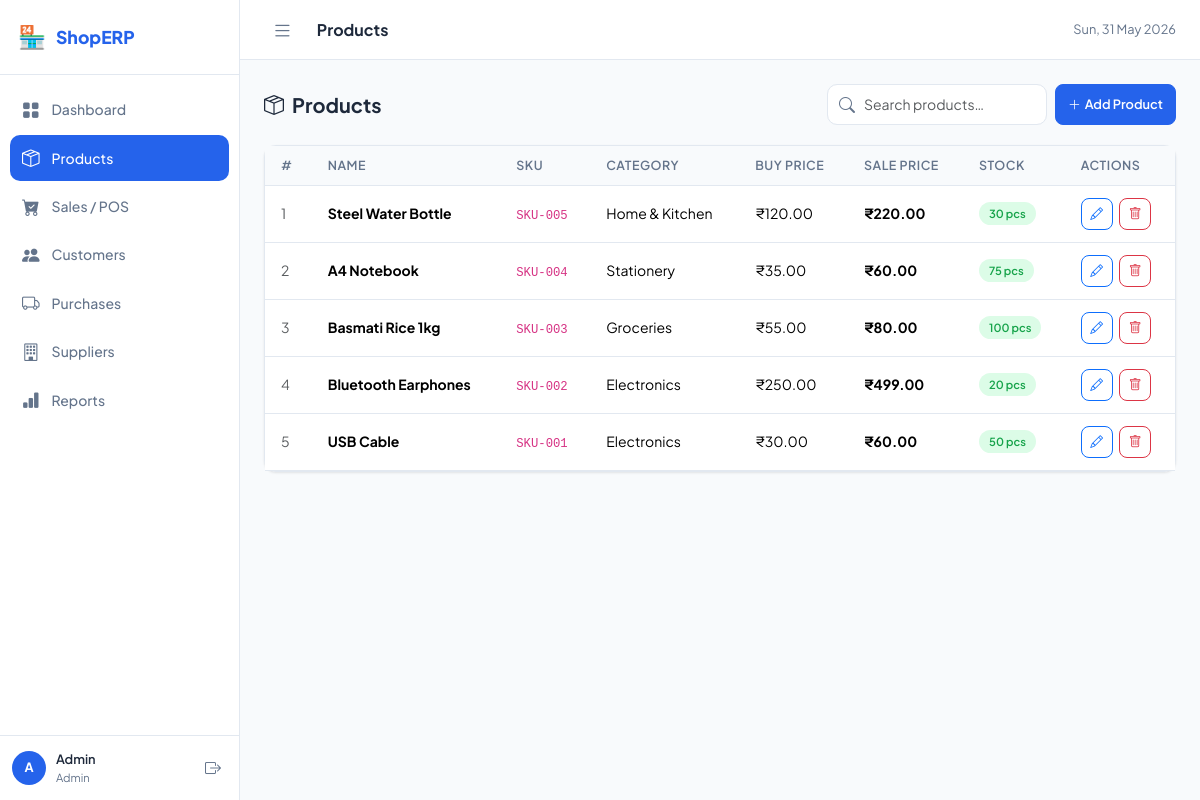
/modules/products.php (signed in), run on the app's committed database.
### tables this page shows
CREATE TABLE IF NOT EXISTS products (
    id INT AUTO_INCREMENT PRIMARY KEY,
    category_id INT,
    name VARCHAR(200) NOT NULL,
    sku VARCHAR(50) UNIQUE,
    description TEXT,
    purchase_price DECIMAL(10,2) DEFAULT 0,
    sale_price DECIMAL(10,2) DEFAULT 0,
    stock_qty INT DEFAULT 0,
    low_stock_alert INT DEFAULT 5,
    unit VARCHAR(20) DEFAULT 'pcs',
    created_at TIMESTAMP DEFAULT CURRENT_TIMESTAMP,
    FOREIGN KEY (category_id) REFERENCES categories(id) ON DELETE SET NULL
);

CREATE TABLE IF NOT EXISTS categories (
    id INT AUTO_INCREMENT PRIMARY KEY,
    name VARCHAR(100) NOT NULL,
    description TEXT,
    created_at TIMESTAMP DEFAULT CURRENT_TIMESTAMP
);

### includes/config.php (called while the page is built, shortened)
<?php
function money($n) {
    return CURRENCY . number_format($n, 2);
}
?>

### modules/products.php (the view, shortened to what this page needs)
<?php
require_once __DIR__ . '/../includes/config.php';
$pageTitle = 'Products';
$search = trim($_GET['q'] ?? '');
$params = [];
$where  = 'WHERE 1=1';
$products = $pdo->prepare("SELECT p.*, c.name AS category FROM products p LEFT JOIN categories c ON p.category_id=c.id $where ORDER BY p.id DESC");
$products->execute($params);
$products = $products->fetchAll();
require_once __DIR__ . '/../includes/header.php';
?>
<div class="page-header">
    <h5><i class="bi bi-box-seam me-2"></i>Products</h5>
    <div class="d-flex gap-2">
        <div class="search-bar">
            <i class="bi bi-search"></i>
            <form method="GET">
                <input type="text" name="q" class="form-control" placeholder="Search products…" value="<?= htmlspecialchars($search) ?>" style="width:220px">
            </form>
        </div>
        <button class="btn btn-primary btn-sm" data-bs-toggle="modal" data-bs-target="#productModal">
            <i class="bi bi-plus-lg me-1"></i>Add Product
        </button>
    </div>
</div>
<div class="card">
    <div class="table-responsive">
        <table class="table">
            <thead>
                <tr>
                    <th>#</th><th>Name</th><th>SKU</th><th>Category</th>
                    <th>Buy Price</th><th>Sale Price</th><th>Stock</th><th>Actions</th>
                </tr>
            </thead>
            <tbody>
            <?php foreach ($products as $i => $p): ?>
            <tr>
                <td class="text-muted"><?= $i+1 ?></td>
                <td><strong><?= htmlspecialchars($p['name']) ?></strong></td>
                <td><code><?= htmlspecialchars($p['sku']) ?></code></td>
                <td><?= htmlspecialchars($p['category'] ?? '—') ?></td>
                <td><?= money($p['purchase_price']) ?></td>
                <td><strong><?= money($p['sale_price']) ?></strong></td>
                <td>
                    <?php if ($p['stock_qty'] <= $p['low_stock_alert']): ?>
                        <span class="badge-status badge-danger"><?= $p['stock_qty'] ?> <?= $p['unit'] ?> ⚠️</span>
                    <?php else: ?>
                        <span class="badge-status badge-success"><?= $p['stock_qty'] ?> <?= $p['unit'] ?></span>
                    <?php endif; ?>
                </td>
                <td>
                    <button class="btn btn-sm btn-outline-primary btn-icon me-1"
                        onclick='editProduct(<?= json_encode($p) ?>)' title="Edit">
                        <i class="bi bi-pencil"></i>
                    </button>
                    <form method="POST" class="d-inline" onsubmit="return confirm('Delete this product?')">
                        <button class="btn btn-sm btn-outline-danger btn-icon"><i class="bi bi-trash"></i></button>
                    </form>
                </td>
            </tr>
            <?php endforeach; ?>
            </tbody>
        </table>
    </div>
</div>
<?php require_once __DIR__ . '/../includes/footer.php'; ?>

### includes/header.php (shortened to what this page needs)
<!DOCTYPE html>
<html lang="en">
<head>
    <link href="https://cdn.jsdelivr.net/npm/bootstrap@5.3.2/dist/css/bootstrap.min.css" rel="stylesheet">
    <link href="https://cdn.jsdelivr.net/npm/bootstrap-icons@1.11.3/font/bootstrap-icons.min.css" rel="stylesheet">
    <link href="/shop-erp/assets/css/app.css" rel="stylesheet">
</head>
<body>
<div class="sidebar" id="sidebar">
    <div class="sidebar-brand">
        <span class="brand-icon">🏪</span>
        <span class="brand-name"><?= APP_NAME ?></span>
    </div>
    <nav class="sidebar-nav">
        <?php
        $nav = [
            ['icon'=>'bi-grid-fill',        'label'=>'Dashboard',  'url'=>'/shop-erp/index.php'],
            ['icon'=>'bi-box-seam',          'label'=>'Products',   'url'=>'/shop-erp/modules/products.php'],
            ['icon'=>'bi-cart-check-fill',   'label'=>'Sales / POS','url'=>'/shop-erp/modules/sales.php'],
            ['icon'=>'bi-people-fill',       'label'=>'Customers',  'url'=>'/shop-erp/modules/customers.php'],
            ['icon'=>'bi-truck',             'label'=>'Purchases',  'url'=>'/shop-erp/modules/purchases.php'],
            ['icon'=>'bi-building',          'label'=>'Suppliers',  'url'=>'/shop-erp/modules/suppliers.php'],
            ['icon'=>'bi-bar-chart-fill',    'label'=>'Reports',    'url'=>'/shop-erp/modules/reports.php'],
        ];
        $current = $_SERVER['REQUEST_URI'];
        foreach ($nav as $item):
            $active = strpos($current, $item['url']) !== false ? 'active' : '';
        ?>
        <a href="<?= $item['url'] ?>" class="nav-item <?= $active ?>">
            <i class="<?= $item['icon'] ?>"></i>
            <span><?= $item['label'] ?></span>
        </a>
        <?php endforeach; ?>
    </nav>
    <div class="sidebar-footer">
        <div class="user-info">
            <div class="user-avatar"><?= strtoupper(substr($_SESSION['user']['name'], 0, 1)) ?></div>
            <div>
                <div class="user-name"><?= htmlspecialchars($_SESSION['user']['name']) ?></div>
                <div class="user-role"><?= $_SESSION['user']['role'] ?></div>
            </div>
        </div>
        <a href="/shop-erp/logout.php" class="btn-logout" title="Logout"><i class="bi bi-box-arrow-right"></i></a>
    </div>
</div>
<div class="main-content">
    <div class="topbar">
        <button class="btn-toggle" onclick="document.getElementById('sidebar').classList.toggle('collapsed')">
            <i class="bi bi-list"></i>
        </button>
        <div class="topbar-title"><?= $pageTitle ?? 'Dashboard' ?></div>
        <div class="topbar-date"><?= date('D, d M Y') ?></div>
    </div>
    <div class="content-area">

### includes/footer.php (shortened to what this page needs)
    </div>
</div>
</body>
</html>

### assets/css/app.css (style rules this page uses)
:root { --sidebar-w: 240px; --primary: #2563eb; --primary-light: #eff6ff; --primary-dark: #1d4ed8; --success: #16a34a; --danger: #dc2626; --warning: #d97706; --bg: #f8fafc; --surface: #ffffff; --border: #e2e8f0; --text: #1e293b; --muted: #64748b; --radius: 12px; --shadow: 0 1px 3px rgba(0,0,0,.06), 0 1px 2px rgba(0,0,0,.04); --shadow-md: 0 4px 16px rgba(0,0,0,.08); --font: 'Plus Jakarta Sans', sans-serif; }
* { box-sizing: border-box; margin: 0; padding: 0; }
body { font-family: var(--font); background: var(--bg); color: var(--text); display: flex; min-height: 100vh; }
.sidebar { width: var(--sidebar-w); min-height: 100vh; background: var(--surface); border-right: 1px solid var(--border); display: flex; flex-direction: column; position: fixed; top: 0; left: 0; bottom: 0; z-index: 100; transition: width .25s ease; overflow: hidden; }
.sidebar-brand { display: flex; align-items: center; gap: 10px; padding: 20px 18px; border-bottom: 1px solid var(--border); }
.brand-icon { font-size: 1.4rem; flex-shrink: 0; }
.brand-name { font-weight: 800; font-size: 1.1rem; color: var(--primary); white-space: nowrap; }
.sidebar-nav { flex: 1; padding: 12px 10px; display: flex; flex-direction: column; gap: 2px; overflow-y: auto; }
.nav-item { display: flex; align-items: center; gap: 12px; padding: 10px 12px; border-radius: 10px; color: var(--muted); text-decoration: none; font-size: .875rem; font-weight: 500; transition: all .15s; white-space: nowrap; }
.nav-item i { font-size: 1.1rem; flex-shrink: 0; }
.nav-item.active { background: var(--primary); color: #fff; }
.sidebar-footer { padding: 14px 12px; border-top: 1px solid var(--border); display: flex; align-items: center; gap: 8px; }
.user-info { display: flex; align-items: center; gap: 10px; flex: 1; min-width: 0; }
.user-avatar { width: 34px; height: 34px; border-radius: 50%; background: var(--primary); color: #fff; display: flex; align-items: center; justify-content: center; font-size: .8rem; font-weight: 700; flex-shrink: 0; }
.user-name { font-size: .8rem; font-weight: 600; color: var(--text); white-space: nowrap; }
.user-role { font-size: .7rem; color: var(--muted); text-transform: capitalize; }
.btn-logout { color: var(--muted); text-decoration: none; padding: 6px; border-radius: 8px; transition: all .15s; flex-shrink: 0; }
.main-content { margin-left: var(--sidebar-w); flex: 1; display: flex; flex-direction: column; min-height: 100vh; transition: margin .25s; }
.topbar { height: 60px; background: var(--surface); border-bottom: 1px solid var(--border); display: flex; align-items: center; padding: 0 24px; gap: 16px; position: sticky; top: 0; z-index: 50; }
.btn-toggle { background: none; border: none; font-size: 1.3rem; color: var(--muted); cursor: pointer; padding: 4px 8px; border-radius: 8px; transition: all .15s; }
.topbar-title { font-weight: 700; font-size: 1rem; flex: 1; }
.topbar-date { font-size: .8rem; color: var(--muted); }
.content-area { padding: 24px; }
.card { background: var(--surface); border: 1px solid var(--border); border-radius: var(--radius); box-shadow: var(--shadow); }
.table { margin: 0; font-size: .875rem; }
.table th { font-weight: 600; color: var(--muted); background: var(--bg); font-size: .78rem; text-transform: uppercase; letter-spacing: .5px; border-bottom: 1px solid var(--border); padding: 10px 16px; }
.table td { padding: 12px 16px; vertical-align: middle; border-color: var(--border); }
.badge-status { display: inline-block; padding: 3px 10px; border-radius: 999px; font-size: .7rem; font-weight: 600; }
.badge-success { background: #dcfce7; color: #16a34a; }
.btn-primary { background: var(--primary); border-color: var(--primary); font-weight: 600; }
.btn-sm { padding: 5px 12px; font-size: .8rem; border-radius: 8px; }
.btn-icon { width: 32px; height: 32px; padding: 0; border-radius: 8px; display: inline-flex; align-items: center; justify-content: center; }
.form-control, .form-select { border-color: var(--border); border-radius: 10px; font-size: .875rem; padding: 9px 14px; transition: border-color .15s, box-shadow .15s; }
.page-header { display: flex; align-items: center; justify-content: space-between; margin-bottom: 20px; }
.page-header h5 { font-weight: 700; margin: 0; }
.search-bar { position: relative; }
.search-bar i { position: absolute; left: 12px; top: 50%; transform: translateY(-50%); color: var(--muted); }
.search-bar input { padding-left: 36px; }

### data on the page
products: name "Steel Water Bottle", sku "SKU-005", category.name "Home & Kitchen", purchase_price "₹120.00", sale_price "₹220.00", stock_qty "30", unit "pcs"
products: name "A4 Notebook", sku "SKU-004", category.name "Stationery", purchase_price "₹35.00", sale_price "₹60.00", stock_qty "75", unit "pcs"
products: name "Basmati Rice 1kg", sku "SKU-003", category.name "Groceries", purchase_price "₹55.00", sale_price "₹80.00", stock_qty "100", unit "pcs"
products: name "Bluetooth Earphones", sku "SKU-002", category.name "Electronics", purchase_price "₹250.00", sale_price "₹499.00", stock_qty "20", unit "pcs"
products: name "USB Cable", sku "SKU-001", category.name "Electronics", purchase_price "₹30.00", sale_price "₹60.00", stock_qty "50", unit "pcs"

### other printed values
APP_NAME "ShopERP"
$item['label'] "Dashboard"
$item['label'] "Products"
$item['label'] "Sales / POS"
$item['label'] "Customers"
$item['label'] "Purchases"
$item['label'] "Suppliers"
$item['label'] "Reports"
substr($_SESSION['user']['name'], 0, 1) "A"
$_SESSION['user']['name'] "Admin"
$_SESSION['user']['role'] "Admin"
$pageTitle "Products"
